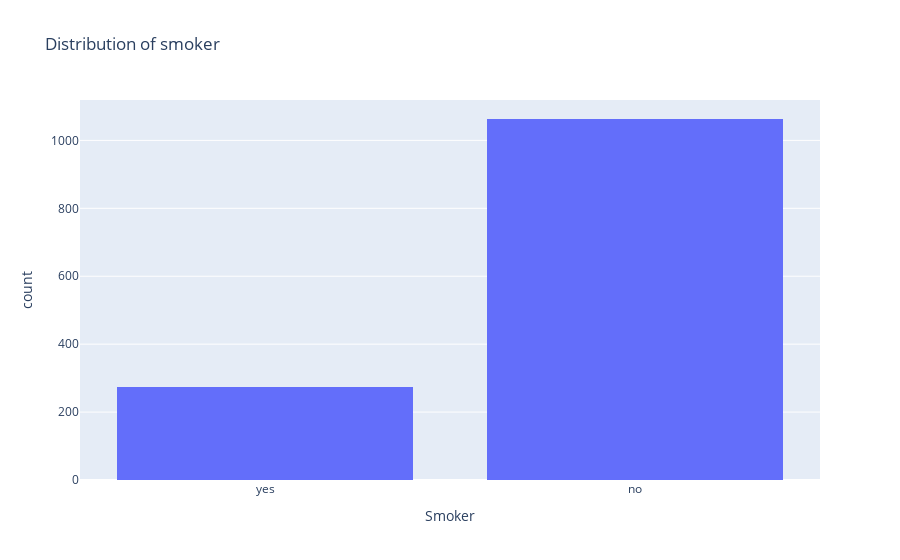

Notebook source saved alongside this figure:
### Code cell
px.histogram(df, x="smoker", title="Distribution of smoker",  labels={
                     "count": "Count",
                    "smoker":"Smoker"})

### Figure 1 — Plotly figure (JSON) as saved in the notebook; plotly's stock layout.template omitted (floating-point values rounded to 4 significant figures; data arrays with more than 128 entries replaced by an {"elided": "..."} marker saying what was removed)
{"data": [{"alignmentgroup": "True", "bingroup": "x", "hovertemplate": "Smoker=%{x}<br>count=%{y}<extra></extra>", "legendgroup": "", "marker": {"color": "#636efa", "pattern": {"shape": ""}}, "name": "", "offsetgroup": "", "orientation": "v", "showlegend": false, "type": "histogram", "x": {"elided": "1337 str values"}, "xaxis": "x", "yaxis": "y"}], "layout": {"barmode": "relative", "legend": {"tracegroupgap": 0}, "title": {"text": "Distribution of smoker"}, "xaxis": {"anchor": "y", "domain": [0, 1], "title": {"text": "Smoker"}}, "yaxis": {"anchor": "x", "domain": [0, 1], "title": {"text": "count"}}}}
